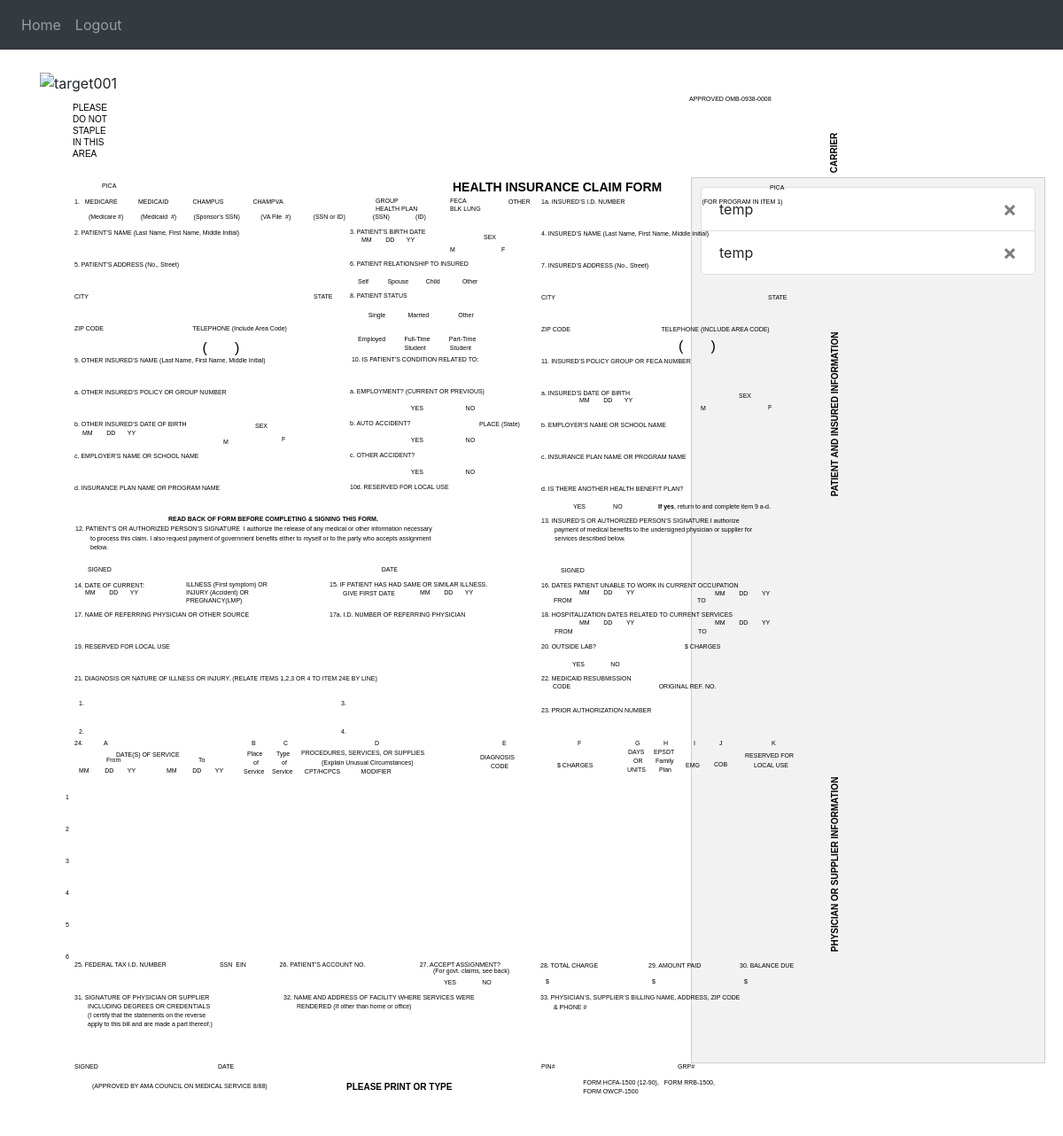
/ (signed in, upper part), run on an earlier commit of the app's database.
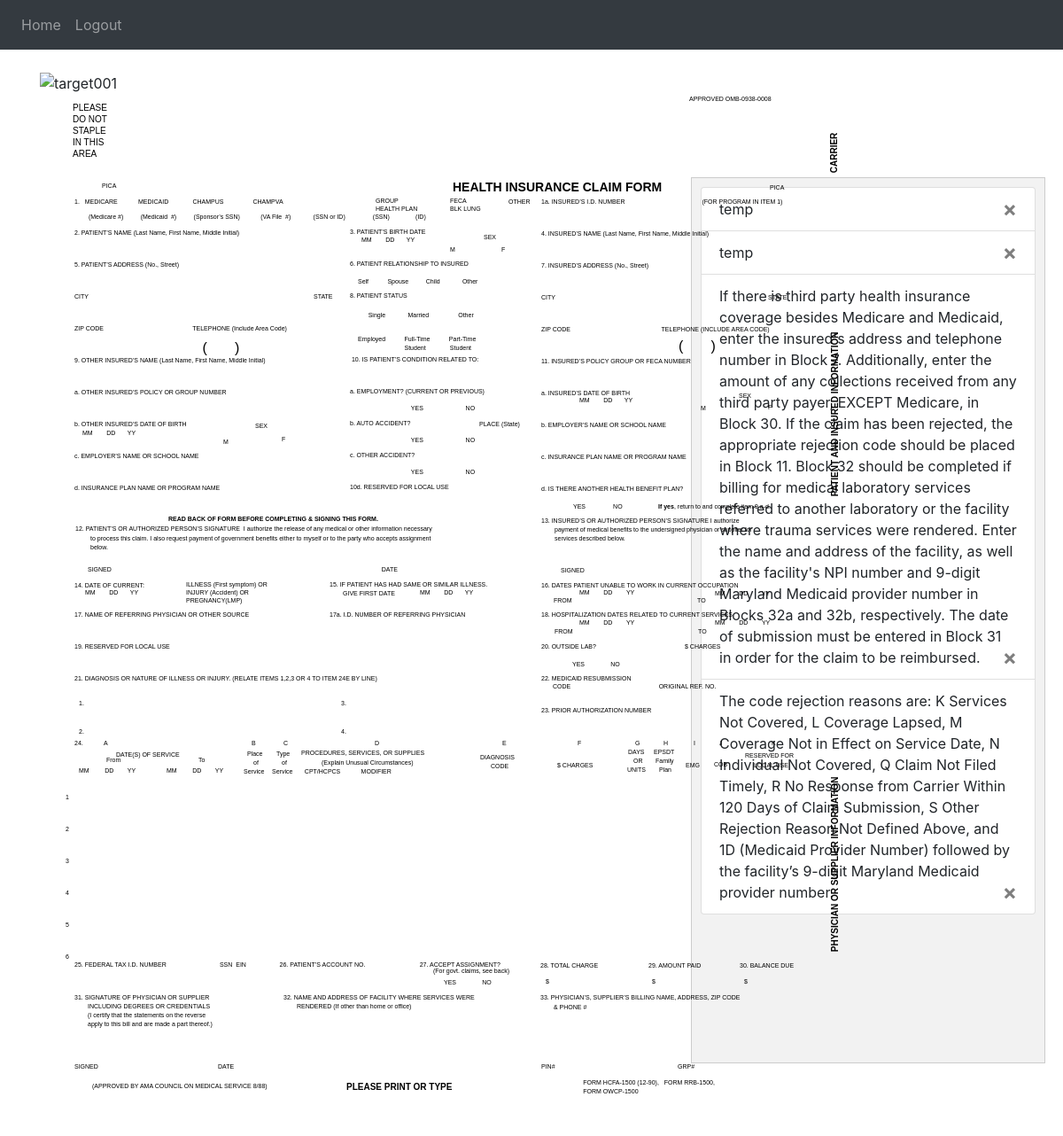
And on a later commit of the database.
### website/models.py (models this page shows)
class Response(db.Model):
    id = db.Column(db.Integer, primary_key=True)
    data = db.Column(db.String(10000))
    date = db.Column(db.DateTime(timezone=True), default=func.now())
    input_id = db.Column(db.Integer, db.ForeignKey('input.id'))

### website/views.py (the view, shortened to what this page needs)
@views.route('/', methods=['GET', 'POST'])
@login_required
def home():
    user_text()
    return render_template("hcfa1500.html", user=current_user)

### website/__init__.py (called while the page is built)
def create_app():
    app = Flask(__name__)
    app.config['SECRET_KEY'] = 'hjshjhdjah kjshkjdhjs'
    app.config['SQLALCHEMY_DATABASE_URI'] = f'sqlite:///{DB_NAME}'
    db.init_app(app)
    from .views import views
    from .auth import auth
    app.register_blueprint(views, url_prefix='/')
    app.register_blueprint(auth, url_prefix='/')
    from .models import User, Note
    with app.app_context():
        db.create_all()
    login_manager = LoginManager()
    login_manager.login_view = 'auth.login'
    login_manager.init_app(app)
    @login_manager.user_loader
    def load_user(id):
        return User.query.get(int(id))
    return app

### website/views.py (called while the page is built, shortened)
def user_text():
    return jsonify({})

### website/templates/hcfa1500.html (shortened to what the changed rows need)
{% extends "base.html" %} {% block title %}Home{% endblock %} {% block content %}
<html xmlns="http://www.w3.org/1999/xhtml" lang="" xml:lang="">
<head>
</head>
<body bgcolor="#A0A0A0" vlink="blue" link="blue">
</body>
</html>
<!DOCTYPE html>
<html xmlns="http://www.w3.org/1999/xhtml" lang="" xml:lang="">
<head>
</head>
<body bgcolor="#A0A0A0" vlink="blue" link="blue">
</body>
</html>
{% endblock %}

### website/templates/base.html (shortened to what this page needs)
<!DOCTYPE html>
<html>
  <head>
    <link
      rel="stylesheet"
      href="https://stackpath.bootstrapcdn.com/bootstrap/4.4.1/css/bootstrap.min.css"
    />
    <link
      rel="stylesheet"
      href="https://stackpath.bootstrapcdn.com/font-awesome/4.7.0/css/font-awesome.min.css"
    />
  </head>
  <body>
    <div class="output-box">
        {% for input in user.inputs %}
          {% for response in input.responses %}
            <li class="list-group-item">
            {{ response.data}}
            <button type="button" class="close" onClick="deleteText({{ response.id }})">
                <span aria-hidden="true">&times;</span>
            </button>
            </li>
          {% endfor %}
        {% endfor %}
    </div>
    <nav class="navbar navbar-expand-lg navbar-dark bg-dark">
      <div class="collapse navbar-collapse" id="navbar">
        <div class="navbar-nav">
          {% if user.is_authenticated %}
          <a class="nav-item nav-link" id="home" href="/">Home</a>
          <a class="nav-item nav-link" id="logout" href="/logout">Logout</a>
          {% else %}
          <a class="nav-item nav-link" id="login" href="/login">Login</a>
          <a class="nav-item nav-link" id="signUp" href="/sign-up">Sign Up</a>
          {% endif %}
        </div>
      </div>
    </nav>
    <div class="container">{% block content %} {% endblock %}</div>
  </body>
</html>

What changed in the data, as far as the page shows it:
added Response: data "If there is third party health insurance coverage besides Medicare and Medicaid, enter the insured's address and telephone number in Block 7. Additionally, enter the amount of any collections received from any third party payer, EXCEPT Medicare, in Block 30. If the claim has been rejected, the appropriate rejection code should be placed in Block 11. Block 32 should be completed if billing for medical laboratory services referred to another laboratory or the facility where trauma services were rendered. Enter the name and address of the facility, as well as the facility's NPI number and 9-digit Maryland Medicaid provider number in Blocks 32a and 32b, respectively. The date of submission must…"
added Response: data "The code rejection reasons are: K Services Not Covered, L Coverage Lapsed, M Coverage Not in Effect on Service Date, N Individual Not Covered, Q Claim Not Filed Timely, R No Response from Carrier Within 120 Days of Claim Submission, S Other Rejection Reason Not Defined Above, and 1D (Medicaid Provider Number) followed by the facility’s 9-digit Maryland Medicaid provider number."
